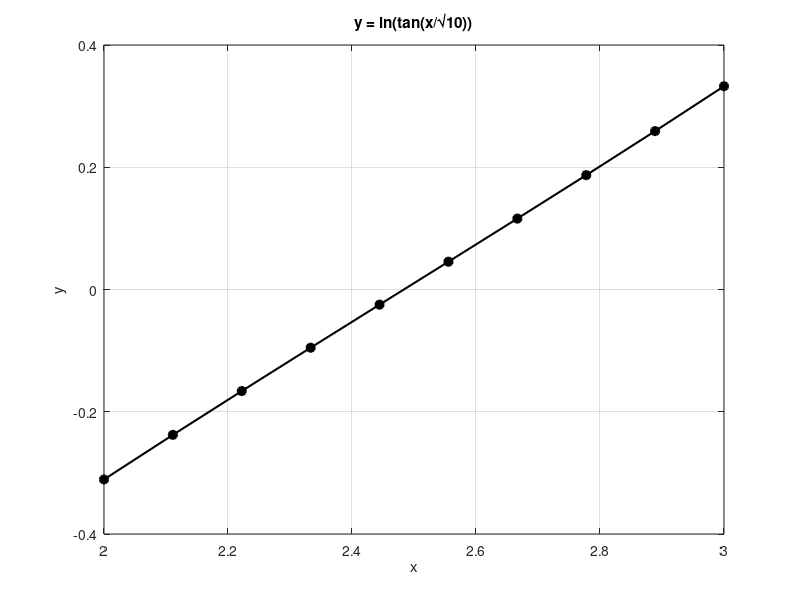

MATLAB code for this plot:
a = 2;
b = 3;
n = 10;
x = linspace(a, b, n)';
y = log(tan(x / sqrt(10)));


degrees = [2, 3, 4, 5];
results = struct();

for d = degrees
    p = polyfit(x, y, d);
    y_fit = polyval(p, x);
    abs_error = abs(y - y_fit);
    rel_error = abs_error ./ abs(y);
    
    results(d).coefficients = p;
    results(d).max_abs_error = max(abs_error);
    results(d).max_rel_error = max(rel_error);
    
    fprintf('Polynomial degree %d:\n', d);
    disp('Coefficients:'); disp(p');
    fprintf('Max absolute error: %.4e\n', results(d).max_abs_error);
    fprintf('Max relative error: %.4e\n\n', results(d).max_rel_error);
end

figure;
plot(x, y, 'ko-', 'LineWidth', 1.5, 'MarkerFaceColor', 'k', 'DisplayName', 'function');
grid on;
xlabel('x');
ylabel('y');
title('y = ln(tan(x/\surd10))');
